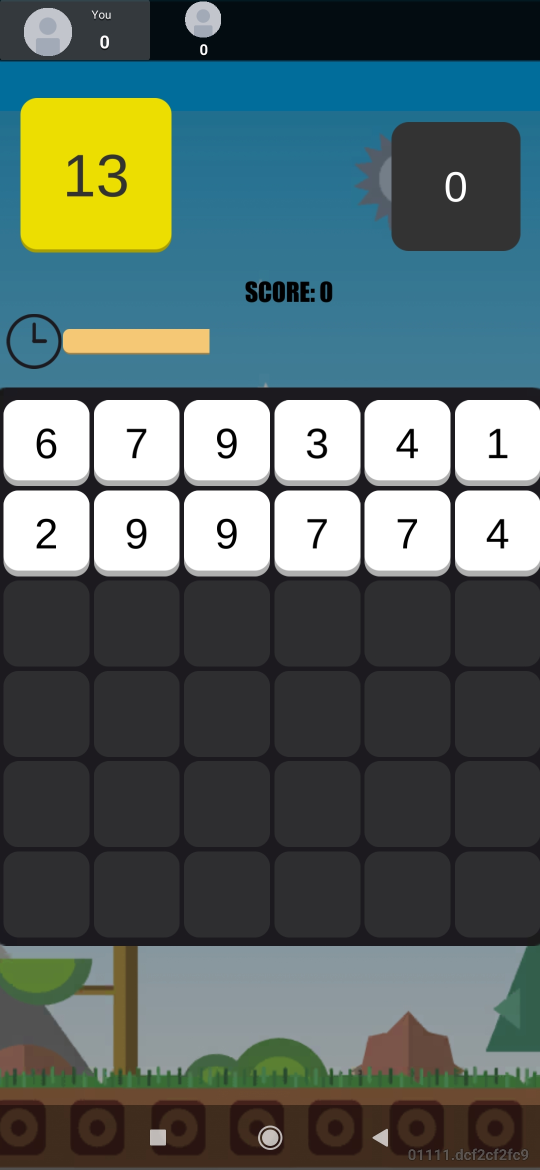
#> input picture Screenshot_20.jpg, 1080 x 2340 px (shown at 1/2 size)
$ python singlefiletest.py
#> lines starting #> are read from the running program, lines starting #| are printed output that depends on the picture
# Improting Image class from PIL module
from PIL import Image
import pytesseract
# Opens a image in RGB mode
im = Image.open(r"Screenshot_20.jpg")
#> im is the input picture: PIL image 1080x2340 RGB; mean R, G, B 88, 103.1, 100.3

# Size of the image in pixels (size of orginal image)
# (This is not mandatory)
width, height = im.size
#> width = 1080; height = 2340

print(width, height)
#| 1080 2340

# [5 lines of commented-out code are left out]

left = 0
top = 820
right = 1080
bottom = 950

# Cropped image of above dimension
# (It will not change orginal image)
im1 = im.crop((left, top, right, bottom))
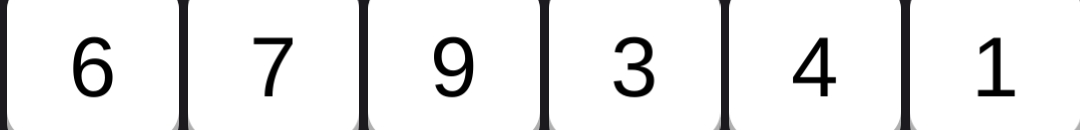
#> im1: PIL image 1080x130 RGB; mean R, G, B 234.3, 234.3, 234.5
#im1.save(r'/home/silver/Desktop/test/s2.png')
#> (the run stopped early here; a loop or call above may not have finished)

$ run again, with Screenshot_3.jpg copied over Screenshot_20.jpg
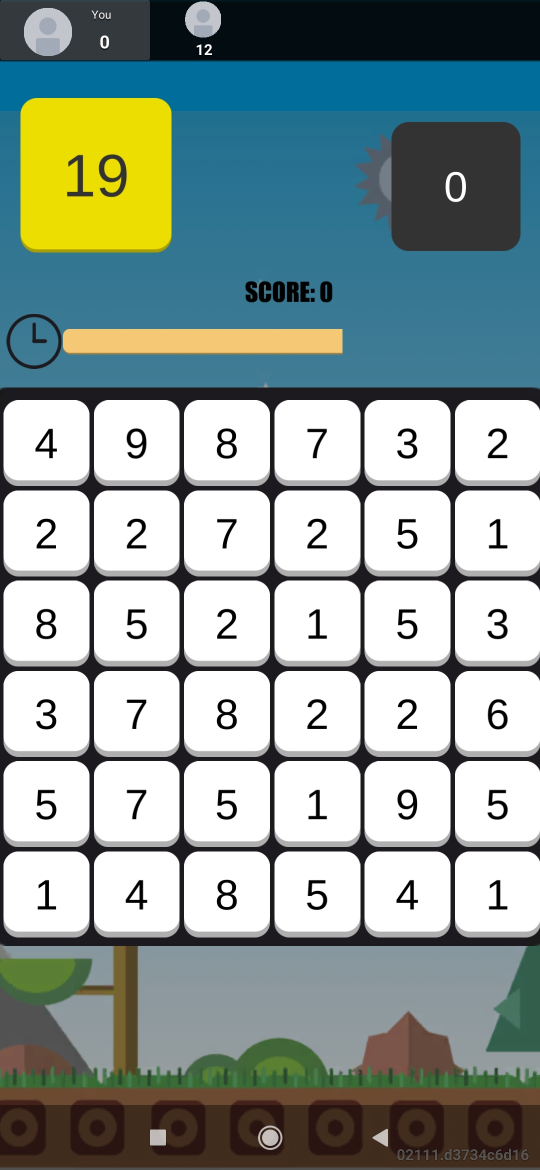
#> input picture Screenshot_3.jpg, 1080 x 2340 px (shown at 1/2 size)
#> im is the input picture: PIL image 1080x2340 RGB; mean R, G, B 142.4, 156.8, 152.9
#| 1080 2340
#> `im1 = im.crop((left, top, right, bottom))`:
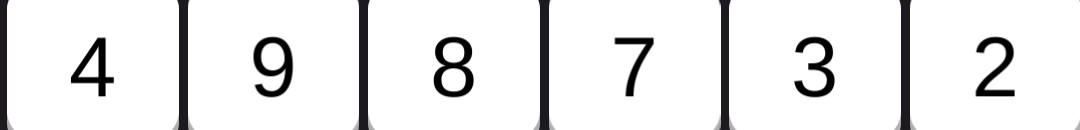
#> im1: PIL image 1080x130 RGB; mean R, G, B 233.9, 233.8, 234.1
